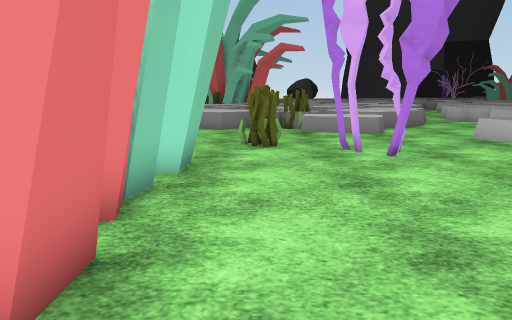
[1] (above)

21 first-person views from a walk through a Unity game level. The camera is 1.3 m above the floor, tilts 10° down and sees 70° across. The floor is counted in squares, 1 m on a side. Each view is taken from the middle of a square. On the plan, view 1 faces up. The plan holds only what a view shows up to about 15 squares ahead; the rest is blank. The place goes on beyond the plan. Some animated figures are not drawn. Some surface patterns are stand-ins.

[2]
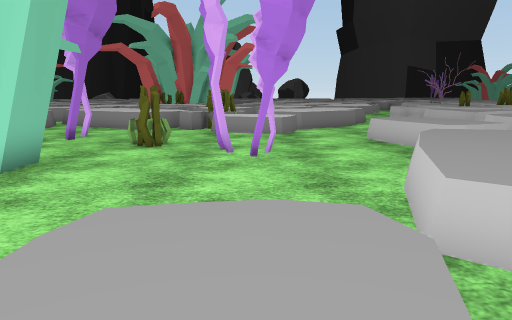

[3]
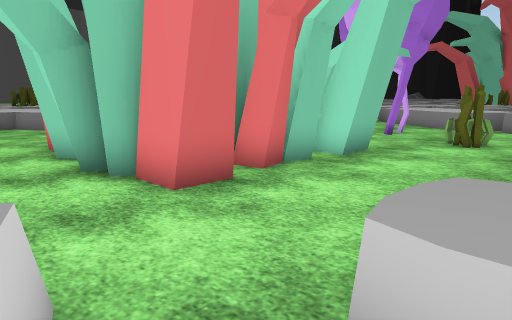

[4]
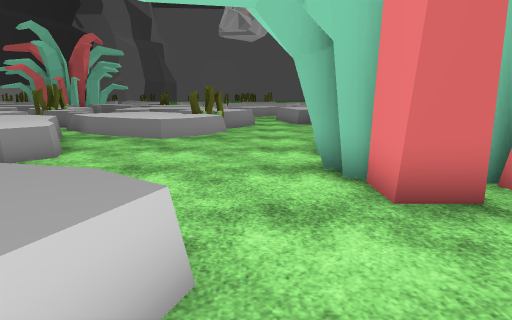

[5]
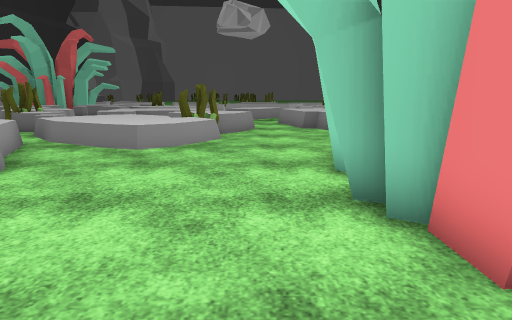

[6]
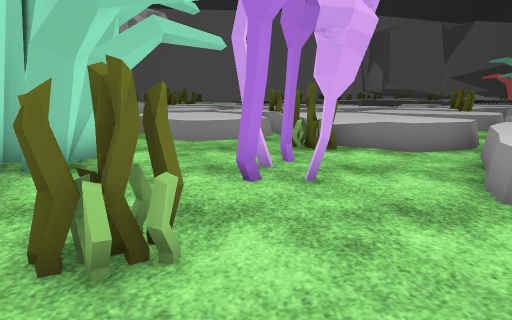

[7]
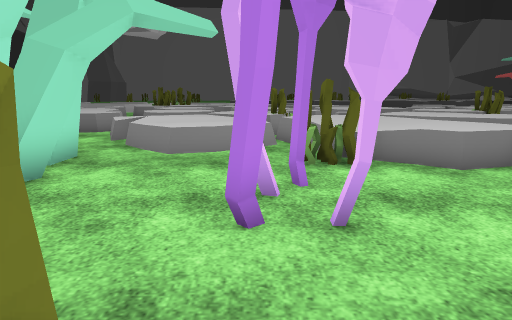

[8]
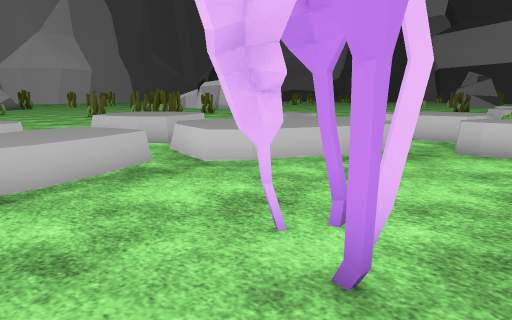

[9]
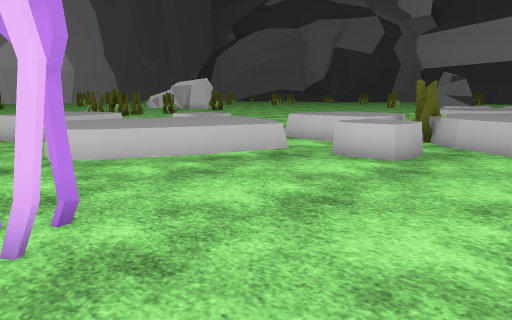

[10]
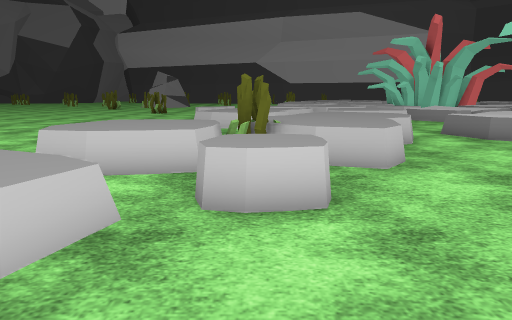

[11]
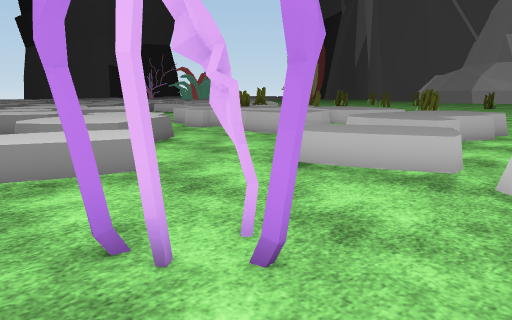

[12]
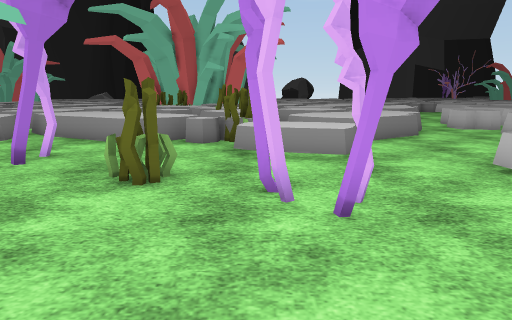

[13]
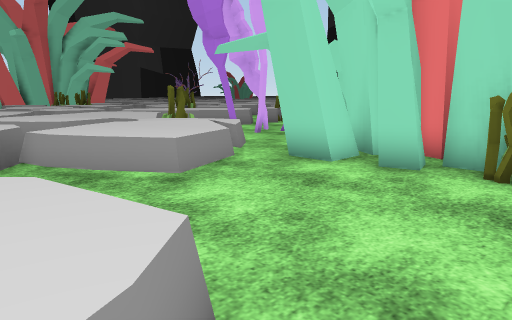

[14]
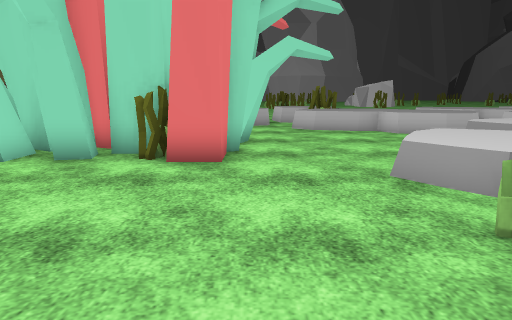

[15]
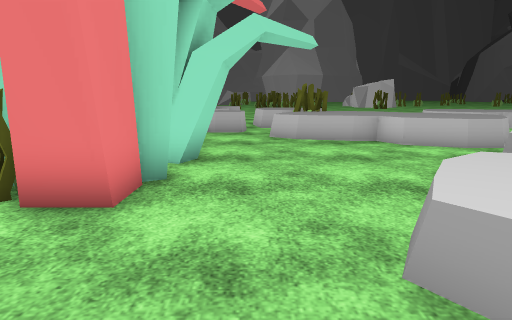

[16]
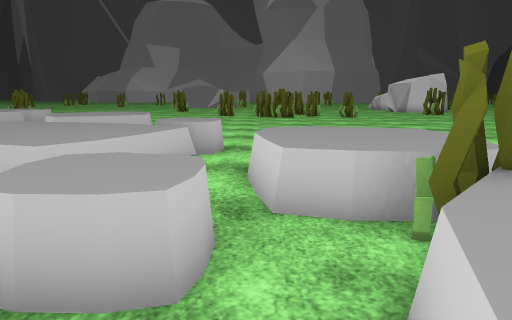

[17]
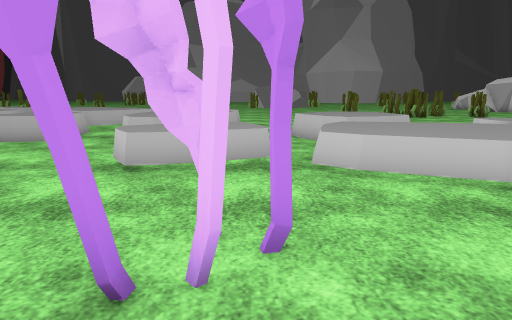

[18]
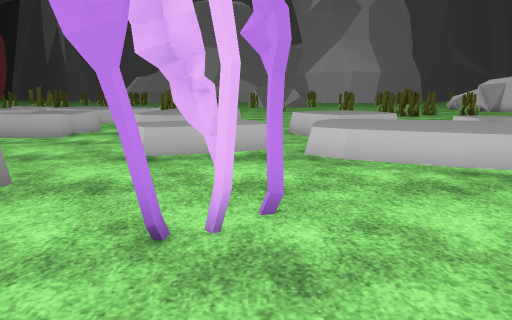

[19]
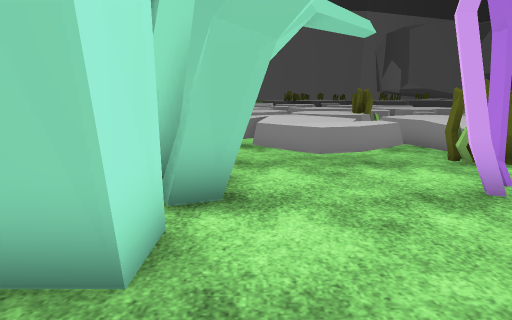

[20]
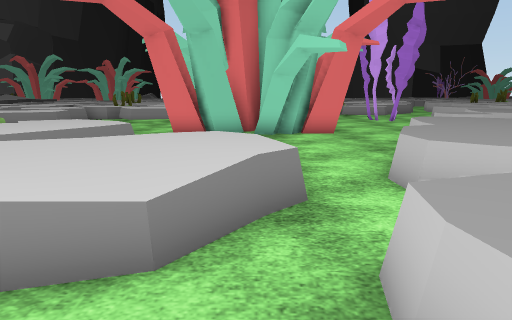

[21]
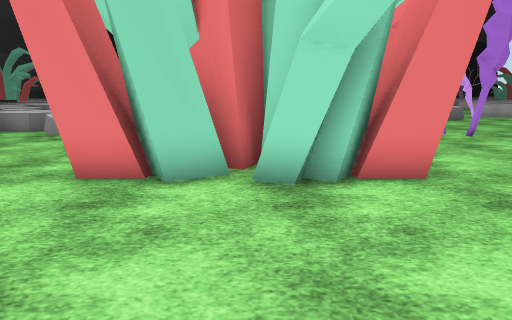

### Floor plan
Key: @ floor where view 1 was taken; # wall or solid block; x gap in a wall; . floor; = window, fence, low wall or low ledge; P plant; T thing the floor can be seen under or through.
Columns run from 14 left of view 1 to 17 right of it. Each row starts with its distance up from view 1.
 19                     ##=.=#
 18                     ##=.##
 17        #####       ##=...##
 16        ##==##      ##=...=##
 15        #=..=##    ##=....=###
 14       ###...##### ##.....==###
 13      ####.......###..........#
 12      #.##x#.....###......====#
 11      #=#..#.#........=. =######=
 10     ###=......#.....=#= =#=####
  9 #######T.............== #=.===#
  8 #=.=##=T.###.....P...x=......
  7 #=..==.TT#####......##....=.
  6 ##.....TT#####......=#=##=#=
  5 ##=....#### ##.....=########
  4 ##=.....######.....=##=  =#=
  3 #=.....#######.....=##=
  2 =......#######..#=.===#==
  1 .........####...===...#=......
  0 #=............@...x==.........
 -1 ##=#.=........#==.=##=
 -2  #####=#......=######=
 -3     ###=......=####==
 -4      #=......=###=      .
 -5      #=.=#=.=###=       ..
 -6      ##=##=.=####       ..
 -7      #####=..# ##==#    ....
 -8        ###..=#  ###=      ..
 -9         #..=##  ###=      ..
-10            =#     =
-11           .

Where each view was taken, in squares from view 1:
view 1: 0 up, 0 right, facing up
view 2: 0 up, 3 right, facing up
view 3: 1 down, 3 right, facing up-left
view 4: 0 up, 3 right, facing left
view 5: 0 up, 1 right, facing left
view 6: 11 up, 3 right, facing left
view 7: 11 up, 1 right, facing left
view 8: 11 up, 1 right, facing down-right
view 9: 9 up, 1 left, facing down-right
view 10: 6 up, 3 right, facing down
view 11: 6 up, 1 right, facing up-right
view 12: 4 up, 2 right, facing up
view 13: 2 up, 13 left, facing up-right
view 14: 1 up, 14 left, facing right
view 15: 0 up, 11 left, facing right
view 16: 0 up, 0 right, facing right
view 17: 8 up, 0 right, facing right
view 18: 8 up, 1 left, facing right
view 19: 8 up, 1 right, facing left
view 20: 11 down, 4 left, facing up
view 21: 4 down, 4 left, facing up
